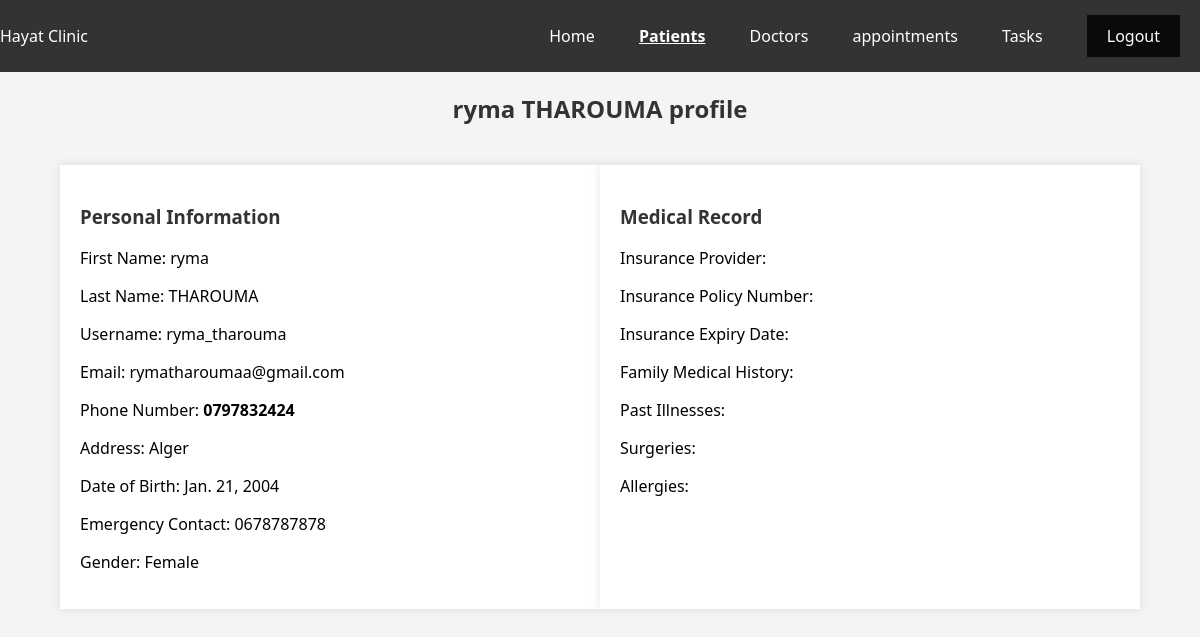
The app's page /project/admin/patients/41/ (signed in) with its own data.
### Project/models.py (models this page shows)
class Patient(models.Model):
    pid = models.AutoField(primary_key=True)
    user = models.OneToOneField(User, on_delete=models.CASCADE, unique=True, null=False)
    phone_number = models.CharField(max_length=15, unique=True, null=False, blank=False)
    address = models.CharField(max_length=200, null=False, blank=False)
    date_of_birth = models.DateField(null=False, blank=False)
    emergency_contact = models.CharField(max_length=100, blank=True, null=True)
    GENDER_CHOICES = [
        ('female', 'Female'),
        ('male', 'Male'),
    ]
    gender = models.CharField(max_length=10, choices=GENDER_CHOICES, default='female')

### Project/views.py (the view)
# urls.py: path('admin/patients/<int:user_id>/', views.patient_profile_admin, name='patient_profile_admin'),
@staff_member_required
@login_required
def patient_profile_admin(request, user_id):
    user = get_object_or_404(User, id=user_id)
    patient = get_object_or_404(Patient, user=user)
    context = {
        'user': user,
        'patient': patient,
    }
    return render(request, 'patient_profile_admin.html', context)

### Project/templates/patient_profile_admin.html (shortened to what this page needs)
<!DOCTYPE html>
<html lang="en">
  <head>
  </head>
  <body>
    <nav>
      <span>Hayat Clinic</span>
      <div>
        <a href="{% url 'admin_home' %}">Home</a>
        <a
          href="{% url 'admin_patients' %}"
          style="text-decoration: underline; font-weight: bold"
          >Patients</a
        >
        <a href="{% url 'admin_doctors' %}">Doctors</a>
        <a href="{% url 'admin_appointments' %}">appointments</a>
        <a href="{% url 'admin_tasks' %}">Tasks</a>
        <a class="logout" href="{% url 'logout' %}">Logout</a>
      </div>
    </nav>
    <h2>{{ user.first_name }} {{ user.last_name }} profile</h2>
    <div class="info-container">
      <div class="info-box">
        <h3>Personal Information</h3>
        <p>First Name: {{ user.first_name }}</p>
        <p>Last Name: {{ user.last_name }}</p>
        <p>Username: {{ user.username }}</p>
        <p>Email: {{ user.email }}</p>
        <p>
          Phone Number:
          <span style="font-weight: bold">{{ patient.phone_number }}</span>
        </p>
        <p>Address: {{ patient.address }}</p>
        <p>Date of Birth: {{ patient.date_of_birth }}</p>
        <p>Emergency Contact: {{ patient.emergency_contact }}</p>
        <p>Gender: {{ patient.get_gender_display }}</p>
      </div>
      <div class="info-box">
        <h3>Medical Record</h3>
        <p>Insurance Provider: {{ medical_record.insurance_provider }}</p>
        <p>
          Insurance Policy Number: {{ medical_record.insurance_policy_number }}
        </p>
        <p>Insurance Expiry Date: {{ medical_record.insurance_expiry_date }}</p>
        <p>
          Family Medical History: {{ medical_record.family_medical_history }}
        </p>
        <p>Past Illnesses: {{ medical_record.past_illnesses }}</p>
        <p>Surgeries: {{ medical_record.surgeries }}</p>
        <p>Allergies: {{ medical_record.allergies }}</p>
      </div>
    </div>
  </body>
</html>

### Project/templates/patient_profile_admin.html (style rules this page uses)
body { font-family: "Segoe UI", Tahoma, Geneva, Verdana, sans-serif; background-color: #f4f4f4; margin: 0; padding: 0; display: flex; flex-direction: column; align-items: center; }
nav { background-color: #333; color: white; padding: 10px; display: flex; justify-content: space-between; align-items: center; width: 100%; top: 0; left: 0; }
nav a { color: white; text-decoration: none; margin: 5px 20px; }
.logout { display: inline-block; background-color: #0b0a0a; padding: 10px 20px; }
h2 { color: #333; }
.info-container { display: flex; justify-content: space-between; width: 90%; margin-top: 20px; }
.info-box { width: 48%; background-color: #fff; box-shadow: 0 0 10px rgba(0, 0, 0, 0.1); padding: 20px; margin-bottom: 20px; }
h3 { color: #333; }

### records on screen
Patient: phone_number "0797832424", address "Alger", date_of_birth "Jan. 21, 2004", emergency_contact "0678787878", gender "Female"

### other values on screen
{{ user.first_name }} "ryma"
{{ user.last_name }} "THAROUMA"
{{ user.username }} "ryma_tharouma"
{{ user.email }} "rymatharoumaa@gmail.com"
